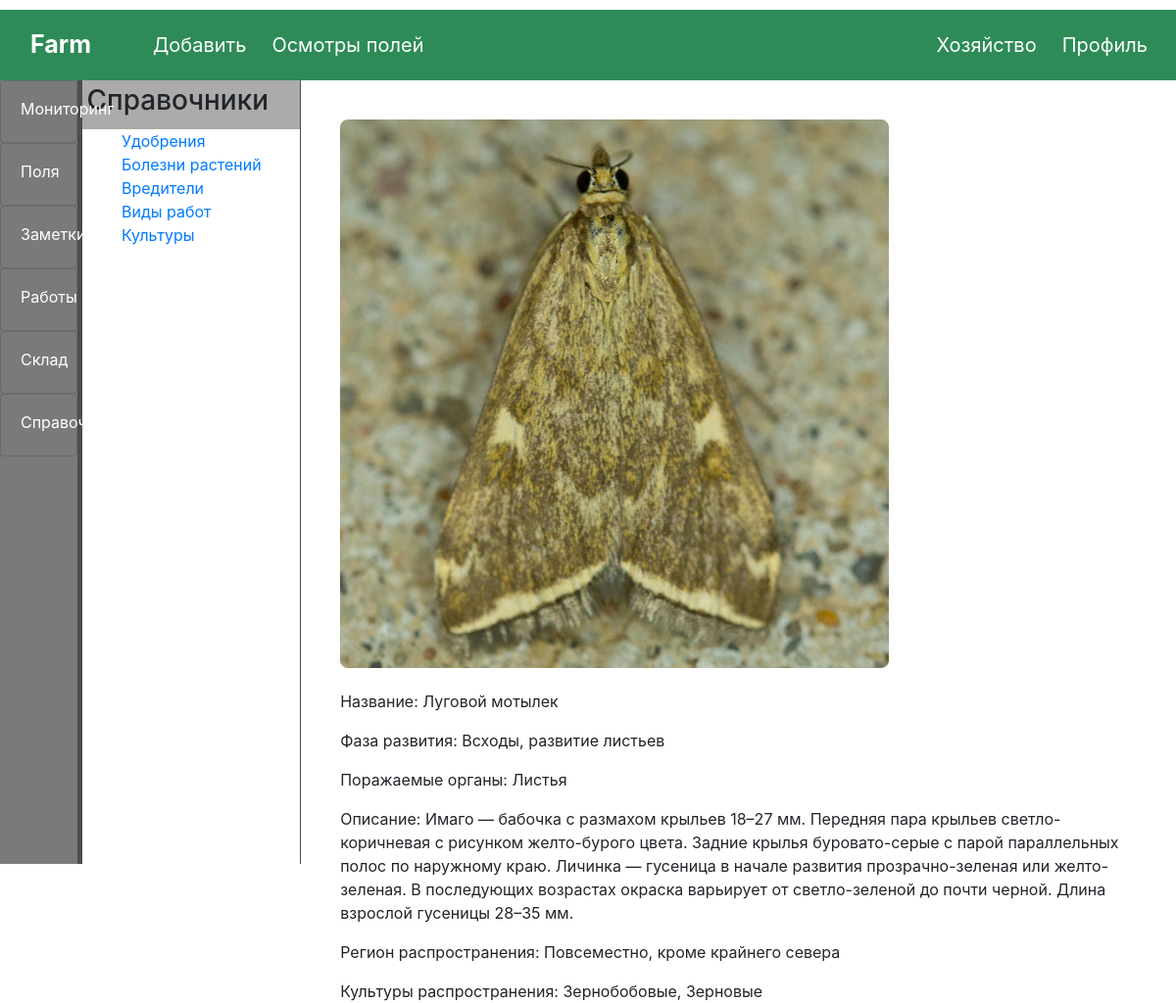
The app's page /handbook/pests/lugovoj-motylek/ with its own data.
### handbook/models.py (models this page shows, shortened)
class Pest(models.Model):
    name = models.CharField('Название вредителя', max_length=128, db_index=True)
    slug = models.SlugField(max_length=128, unique=True)
    image = models.ImageField(upload_to='pests/', blank=True)
    phase = models.CharField('Фаза развития', max_length=128)
    organ = models.CharField('Поражаемые органы', max_length=128)
    description = models.TextField()
    region = models.TextField('Регион распространения')
    culture = models.ManyToManyField(CategoryCulture, verbose_name='Культура',
                                     related_name='pest_cultures')
    class Meta:
        ordering = ('name',)
        verbose_name = 'Вредитель'
        verbose_name_plural = 'Вредители'

class CategoryCulture(models.Model):
    name = models.CharField('Название культуры', max_length=64, db_index=True)
    slug = models.SlugField(max_length=64, unique=True)
    class Meta:
        ordering = ('name',)
        verbose_name = 'Тип культуры'
        verbose_name_plural = 'Типы культур'
    def __str__(self):
        return self.name

### handbook/views.py (the view)
# urls.py: path('pests/<slug:slug>/', PestDetail.as_view(), name='pest_detail'),
class PestDetail(DetailView):
    model = Pest
    template_name = 'handbook/pest_detail.html'
    context_object_name = 'pest'

### handbook/templates/handbook/pest_detail.html
{% extends "handbook/category_base.html" %}
{% load static %}
{%  block info %}
<p><img src="{{ pest.image.url }}"></p>
<p>Название: {{ pest.name }}</p>
<p>Фаза развития: {{ pest.phase }}</p>
<p>Поражаемые органы: {{ pest.organ }}</p>
<p>Описание: {{ pest.description }}</p>
<p>Регион распространения: {{ pest.region }}</p>
<p>Культуры распространения: {% for culture in pest.culture.all %}
    {{ culture }}{% if not forloop.last %}, {% endif %}
    {% endfor %}</p>
{% endblock %}

### farm/static/css/base/base.css (style rules this page uses)
body { padding-top: 10px; }

### records on screen
Pest: image (picture), name "Луговой мотылек", phase "Всходы, развитие листьев", organ "Листья", description "Имаго — бабочка с размахом крыльев 18–27 мм. Передняя пара крыльев светло-коричневая с рисунком желто-бурого цвета. Задние крылья буровато-серые с парой параллельных полос по наружному краю. Личинка — гусеница в начале развития прозрачно-зеленая или желто-зеленая. В последующих возрастах окраска варьирует от светло-зеленой до почти черной. Длина взрослой гусеницы 28–35 мм.", region "Повсеместно, кроме крайнего севера"
CategoryCulture: name "Зернобобовые"
CategoryCulture: name "Зерновые"
